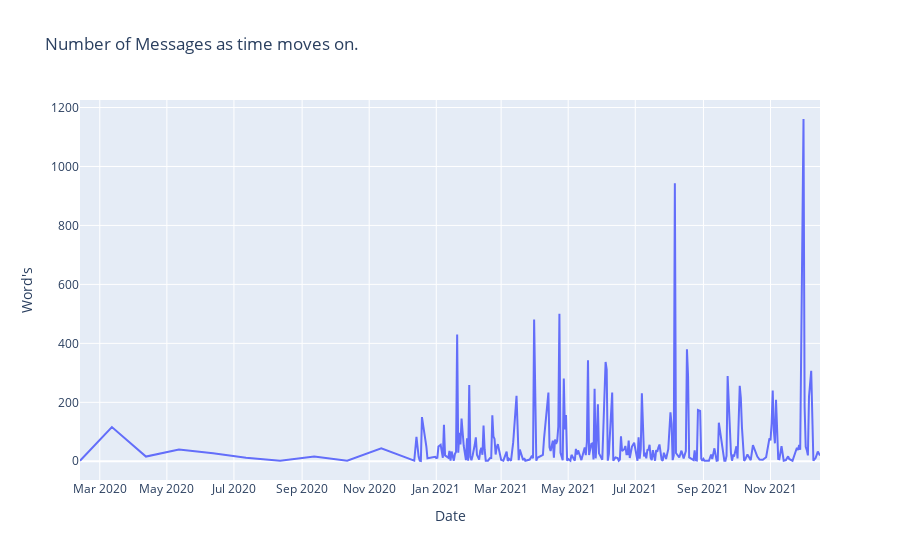

The cell this chart's notebook holds for it:
### Code cell
date_df = df.groupby("Date").sum()
date_df.reset_index(inplace=True)
fig = px.line(date_df, x="Date", y="Word's", title='Number of Messages as time moves on.')
fig.update_xaxes(nticks=20)
fig.show()

### Figure 1 — Plotly figure (JSON) as saved in the notebook; plotly's stock layout.template omitted (floating-point values rounded to 4 significant figures; data arrays with more than 128 entries replaced by an {"elided": "..."} marker saying what was removed)
{"data": [{"hovertemplate": "Date=%{x}<br>Word's=%{y}<extra></extra>", "legendgroup": "", "line": {"color": "#636efa", "dash": "solid"}, "mode": "lines", "name": "", "orientation": "v", "showlegend": false, "type": "scatter", "x": {"elided": "259 str values"}, "xaxis": "x", "y": {"elided": "259 int values"}, "yaxis": "y"}], "layout": {"legend": {"tracegroupgap": 0}, "title": {"text": "Number of Messages as time moves on."}, "xaxis": {"anchor": "y", "domain": [0, 1], "nticks": 20, "title": {"text": "Date"}}, "yaxis": {"anchor": "x", "domain": [0, 1], "title": {"text": "Word's"}}}}
